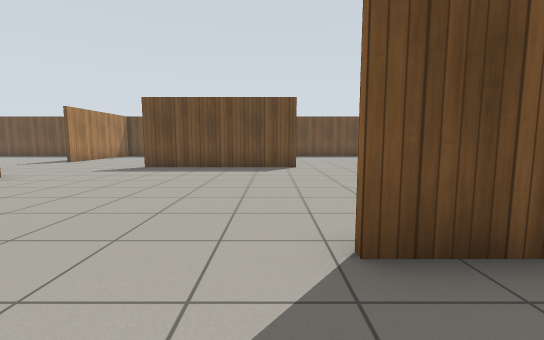
View 1 (above)

19 first-person views from a walk through a world built for the Gazebo simulator. The camera is 0.94 m above the floor, tilts 6° down and sees 90° across. The floor is counted in squares, 1 m on a side. Each view is taken from the middle of a square. On the plan, view 1 faces up. The plan holds only what a view shows up to about 11 squares ahead; the rest is blank. Gazebo's built-in surfaces are drawn with simple patterns.

View 2
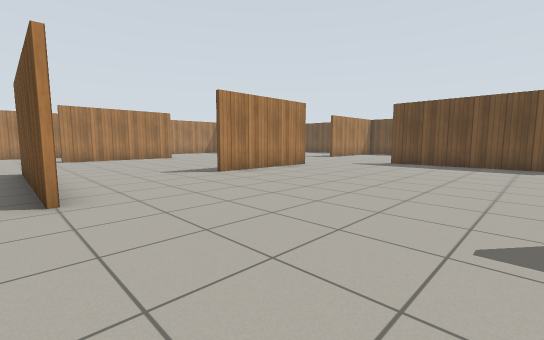

View 3
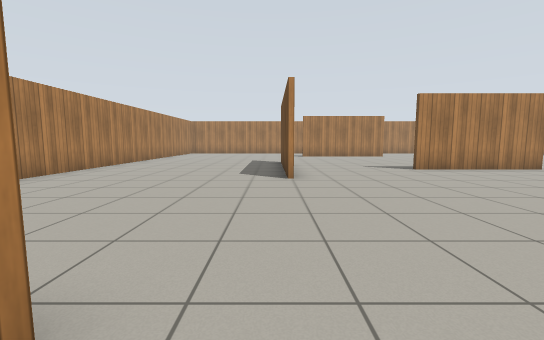

View 4
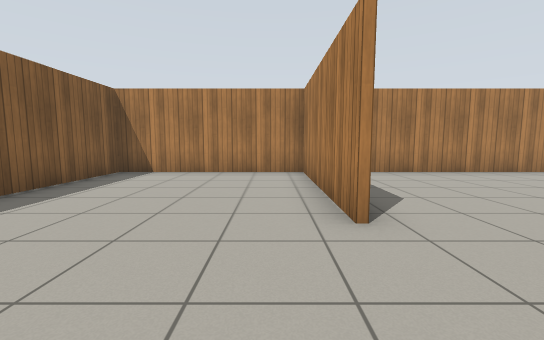

View 5
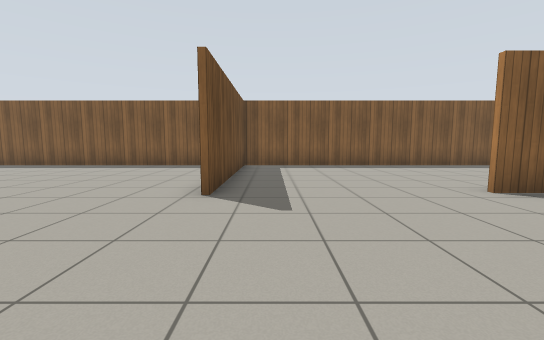

View 6
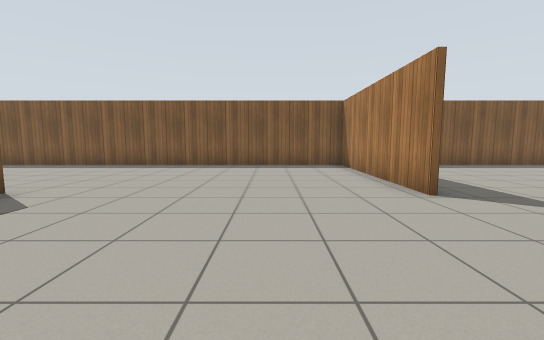

View 7
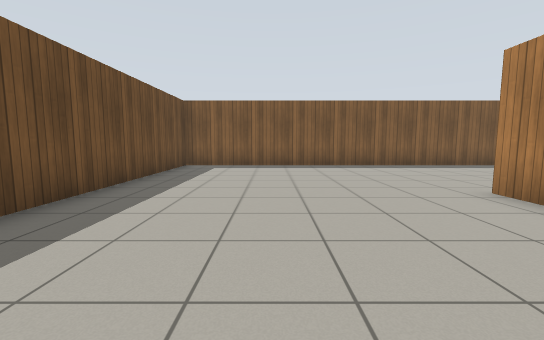

View 8
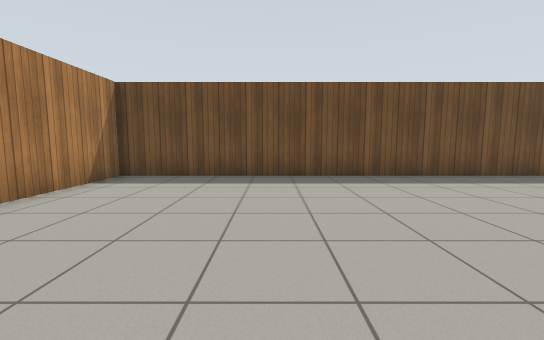

View 9
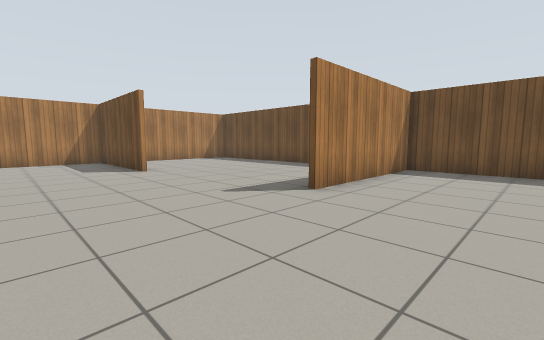

View 10
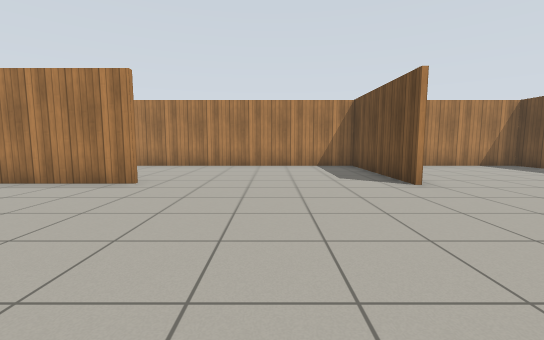

View 11
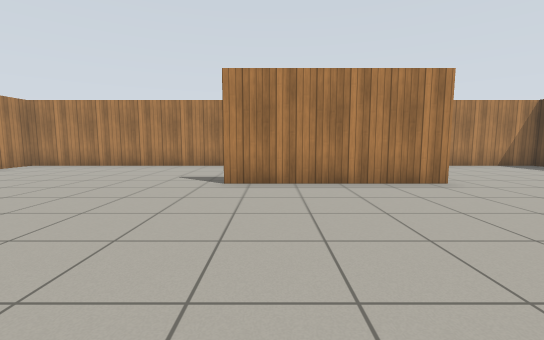

View 12
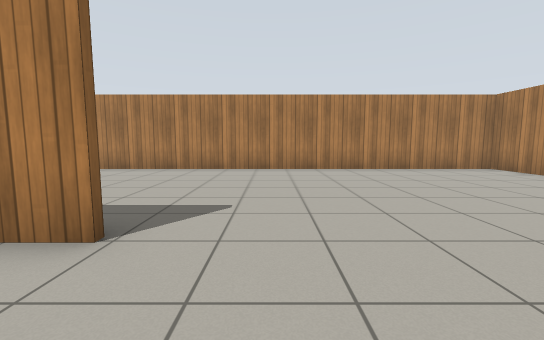

View 13
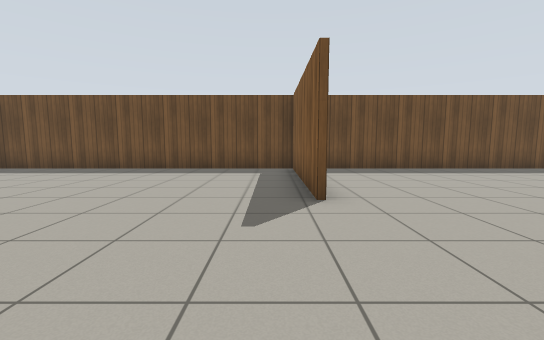

View 14
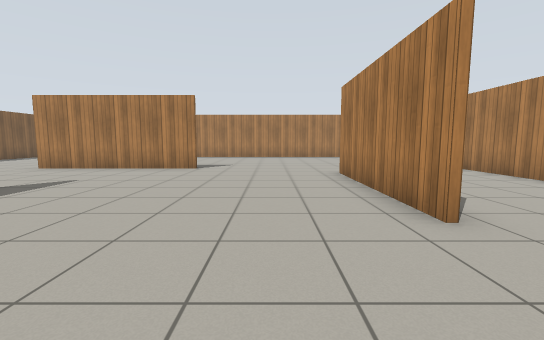

View 15
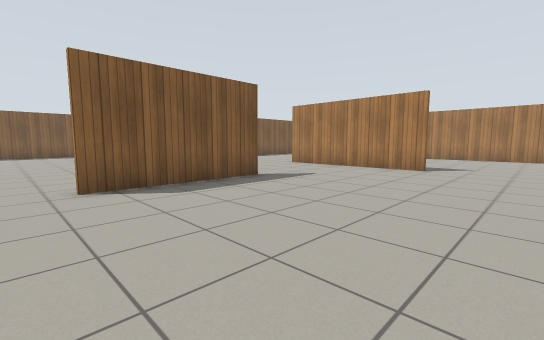

View 16
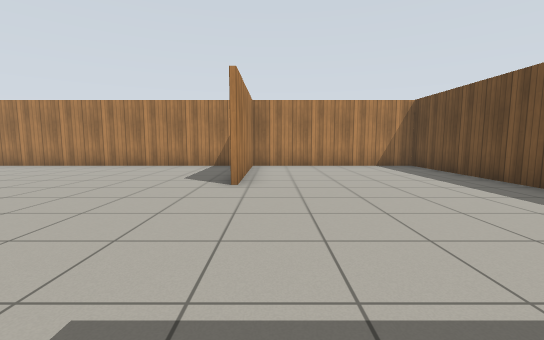

View 17
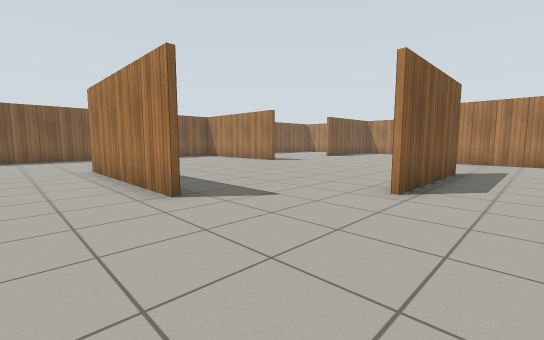

View 18
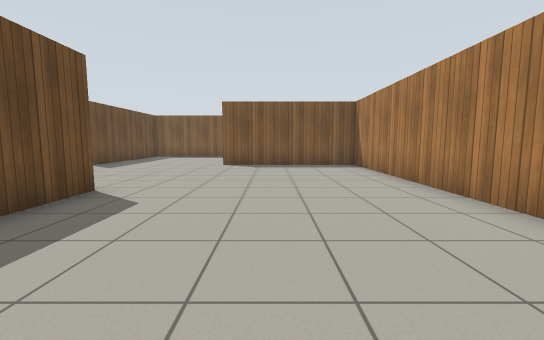

View 19
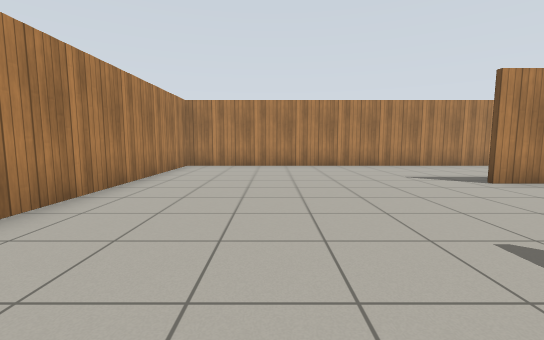

### Floor plan
Points are (right, up) in squares from view 1. A wall is a line through its corners. A room is listed if a view was taken in it or the views show most of it. See-through windows are left out.
Room 1 (views 1, 2, 3, 4, 5, 6, 7, 8, 9, 10, 11, 12, 13, 14, 15, 16, 17, 18, 19)
walls: (-7.1, 7.1) (-7.1, 2.7); (-7.3, 2.7) (-7.3, 7.1); (-4.7, 10) (1, 10); (-4.7, -1.6) (-10.4, -1.6); (0.6, 2.2) (6.7, 2.2); (-10.4, -1.4) (-4.7, -1.4); (-9.3, 12.2) (-9.3, 17.4); (1, 9.9) (-4.6, 9.9); (-15, 5) (-15, -0.1); (-14.7, 11.1) (-19.5, 11.1) (-19.5, -8.3) (6.7, -8.3) (6.7, 17.4) (-19.5, 17.4) (-19.5, 11.3) (-14.7, 11.3); (1, -3) (1, -8.4); (-9.1, 17.4) (-9.1, 12.2); (6.7, 2.1) (0.6, 2.1); (0.9, -8.4) (0.9, -3)

Positions as (right, up) in squares from view 1, and headings:
1: (0, 0), facing up
2: (0, -2), facing up-left
3: (2, -2), facing left
4: (2, 0), facing down
5: (-4, 1), facing right
6: (-4, 5), facing right
7: (-4, 14), facing right
8: (-5, 10), facing up
9: (-6, 8), facing up-left
10: (-9, 8), facing left
11: (-9, 1), facing left
12: (-12, 1), facing down
13: (-10, 8), facing up
14: (-13, 8), facing down
15: (-13, 8), facing down-right
16: (-9, 12), facing left
17: (-9, 12), facing down-right
18: (-10, -5), facing right
19: (-9, -5), facing left
